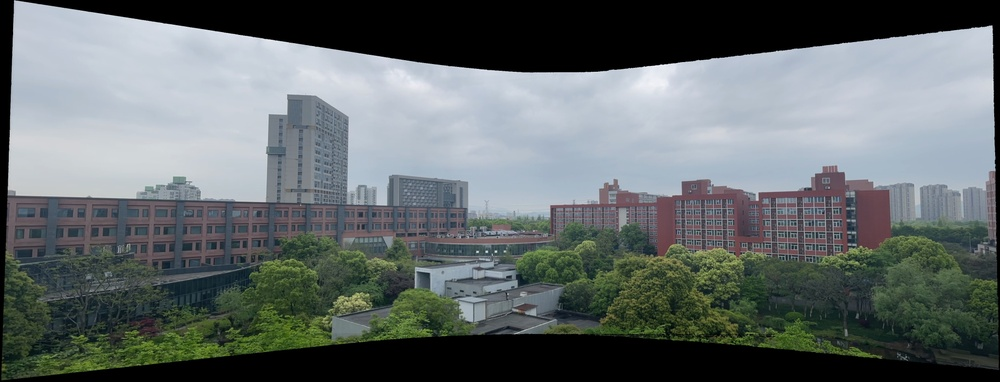
#> input picture img/test_video_1_crop.jpg, 1000 x 382 px, shrunk from 4119 x 1575 before the run, given in place of video_1.mp4, which was not available
$ python panorama_v1.py
#> lines starting #> are read from the running program, lines starting #| are printed output that depends on the picture; pictures that were not available may be replaced by others from this repository, and a replacement may not be noted
import cv2
import numpy as np
import matplotlib.pyplot as plt

test_name = 'video_1'

vid_path = 'vid/' + test_name + '.mp4'
img_path = 'img/' + test_name + '.jpg'

# Open the video file
cap = cv2.VideoCapture(vid_path)

# Get the total number of frames in the video
frame_count = int(cap.get(cv2.CAP_PROP_FRAME_COUNT))
print(f'Total number of frames in the video: {frame_count}')

# Read the first frame from the video
ret, prev_frame = cap.read()
#> prev_frame is the input picture: shape (382, 1000, 3); mean B, G, R 107.9, 107.6, 100.3

# Convert the frame to grayscale
prev_gray = cv2.cvtColor(prev_frame, cv2.COLOR_BGR2GRAY)
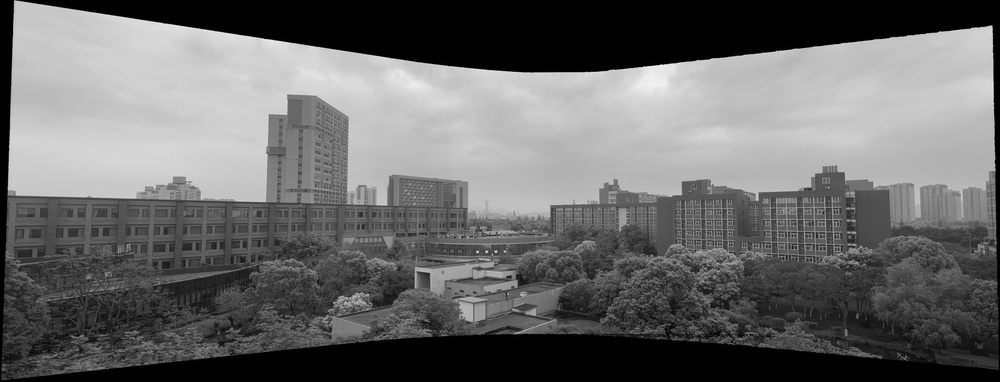
#> prev_gray: shape (382, 1000); min 0, max 249, mean 105.4

# Create an empty panorama image
h, w = prev_frame.shape[:2]
#> h = 382; w = 1000
panorama = np.zeros((h, w * 2, 3), np.uint8)
panorama[:, :w] = prev_frame
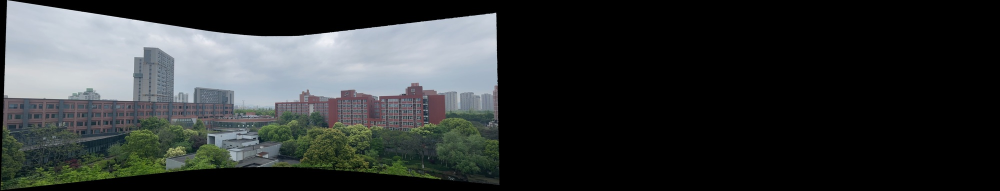
#> panorama: shape (382, 2000, 3) (shown at 1/2 size); mean B, G, R 53.9, 53.8, 50.1

# Create a SIFT object to detect and compute keypoints and descriptors
sift = cv2.xfeatures2d.SIFT_create()

# Find the keypoints and descriptors in the first frame
prev_kp, prev_des = sift.detectAndCompute(prev_gray, None)
#> prev_kp = 1642 keypoints; strongest (x, y, size): (986, 32, 9.7), (407, 115, 89), (654, 81, 27.8), (16, 185, 13.3)

# Create a BFMatcher object to match the keypoints
bf = cv2.BFMatcher(cv2.NORM_L1, crossCheck=True)

current_frame = 0
while cap.isOpened():
    # Read a frame from the video
    ret, frame = cap.read()
    # print(ret, frame)

    # If the frame was read correctly
    if ret:
        # Increment the frame count
        current_frame += 1
        print(f'Processing frame {current_frame} of {frame_count}...')

        # Convert the frame to grayscale
        gray = cv2.cvtColor(frame, cv2.COLOR_BGR2GRAY)

        # Find the keypoints and descriptors in the frame
        kp, des = sift.detectAndCompute(gray, None)
#> kp has the same summary as prev_kp

        # Match the keypoints from the previous and current frames
        matches = bf.match(prev_des, des)
#> matches = 1642 matches

        # Sort the matches by distance
        matches = sorted(matches, key=lambda x: x.distance)

        # Extract the matched keypoints
        src_pts = np.float32([prev_kp[m.queryIdx].pt for m in matches]).reshape(-1, 1, 2)
#> src_pts = 1642 rows, first 8: [2.51, 374.7], [2.87, 369.1], [3.02, 364.7], [3.57, 378.4], [3.88, 249.6], [3.93, 257.5], [3.98, 253.8], [4.2, 372.2]
        dst_pts = np.float32([kp[m.trainIdx].pt for m in matches]).reshape(-1, 1, 2)
#> dst_pts has the same summary as src_pts

        # Find the homography matrix
        M, mask = cv2.findHomography(src_pts, dst_pts, cv2.RANSAC, 5.0)
#> M = [[1, -3.5e-15, 6.81e-13], [-5.88e-16, 1, 4.26e-13], [-2.27e-18, -8.41e-18, 1]]; mask = 1642 values from 1 to 1

        # Warp the panorama image
        panorama = cv2.warpPerspective(panorama, M, (panorama.shape[1], panorama.shape[0]))
        cv2.imwrite('img/frames/' + str(current_frame) + '.jpg', panorama)

        # Update the previous frame and keypoints
        prev_frame = frame.copy()
        prev_gray = gray.copy()
        prev_kp = kp
        prev_des = des
    else:
        print('Finished processing all frames')
        break

panorama_rgb=cv2.cvtColor(panorama,cv2.COLOR_BGR2RGB)

cv2.imwrite(img_path, panorama)

# Release the video file and destroy all windows
cap.release()
cv2.destroyAllWindows()

$ run again, on img/test_video_2_crop.jpg
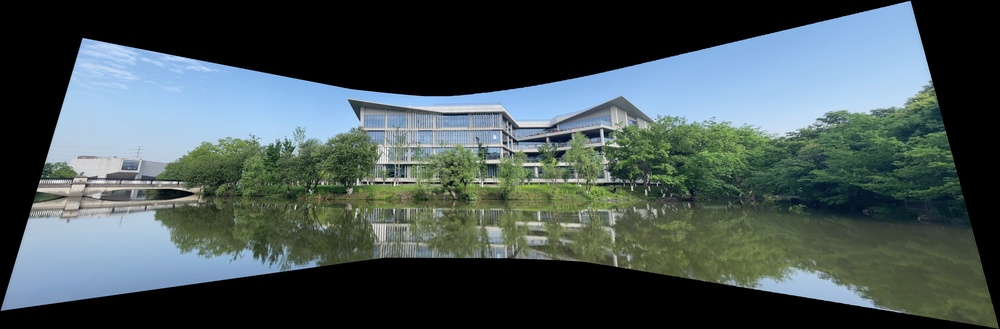
#> input picture img/test_video_2_crop.jpg, 1000 x 329 px, shrunk from 6903 x 2273 before the run, given in place of video_1.mp4, which was not available
#> prev_frame is the input picture: shape (329, 1000, 3); mean B, G, R 85.1, 84.3, 70.6
#> `prev_gray = cv2.cvtColor(prev_frame, cv2.COLOR_BGR2GRAY)`:
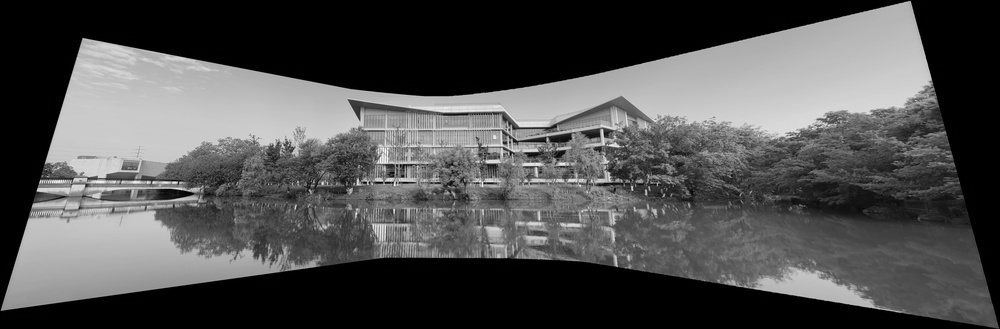
#> prev_gray: shape (329, 1000); min 0, max 255, mean 80.3
#> `panorama[:, :w] = prev_frame`:
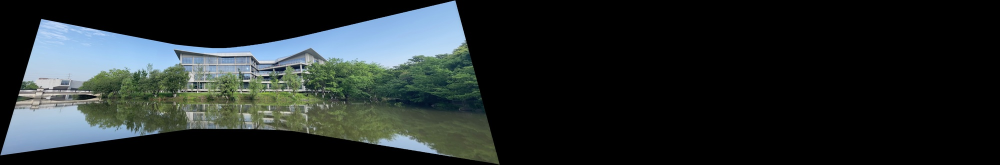
#> panorama: shape (329, 2000, 3) (shown at 1/2 size); mean B, G, R 42.5, 42.2, 35.3
#> prev_kp = 1465 keypoints; strongest (x, y, size): (126, 108, 89.4), (39, 190, 3.2), (874, 73, 72.8), (505, 143, 2.6)
#> kp has the same summary as prev_kp
#> matches = 1465 matches
#> src_pts = 1465 rows, first 8: [2.34, 309], [34.73, 205.4], [36.04, 184.9], [38.14, 201.5], [38.96, 189.6], [38.96, 189.6], [39.67, 212.8], [41.2, 216.1]
#> dst_pts has the same summary as src_pts
#> M = [[1, 1.11e-15, 2.94e-13], [-5.36e-16, 1, 2.56e-13], [-3.02e-18, 3.45e-20, 1]]; mask = 1465 values from 1 to 1

$ run again, on img/test_video_3_crop.jpg
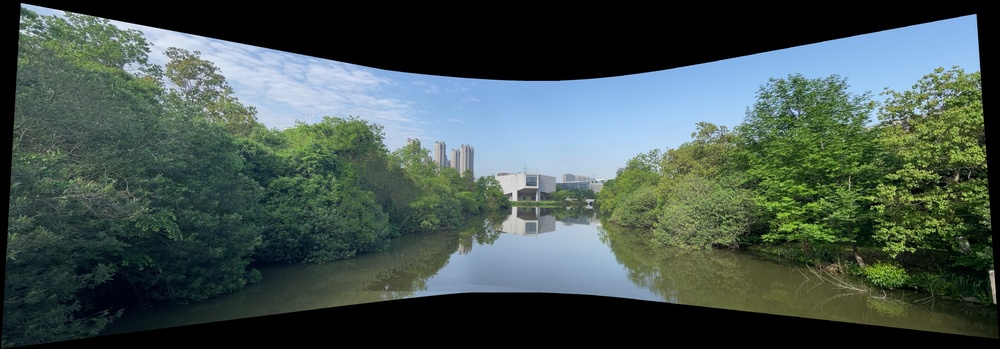
#> input picture img/test_video_3_crop.jpg, 1000 x 349 px, shrunk from 5097 x 1777 before the run, given in place of video_1.mp4, which was not available
#> prev_frame is the input picture: shape (349, 1000, 3); mean B, G, R 79.2, 84.1, 68.6
#> `prev_gray = cv2.cvtColor(prev_frame, cv2.COLOR_BGR2GRAY)`:
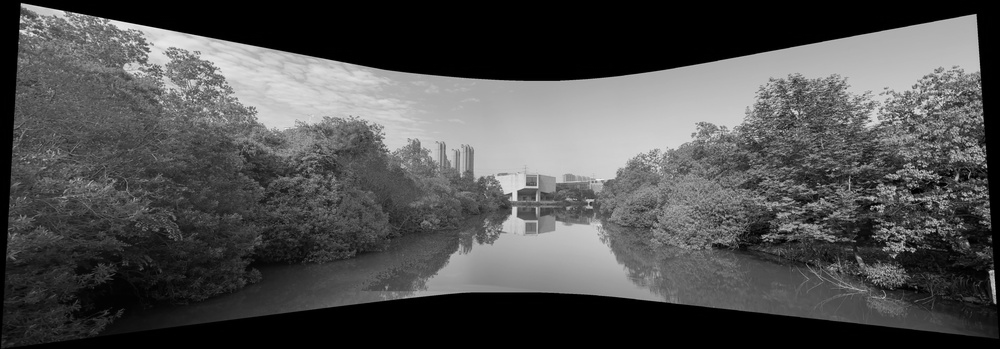
#> prev_gray: shape (349, 1000); min 0, max 244, mean 78.9
#> `panorama[:, :w] = prev_frame`:
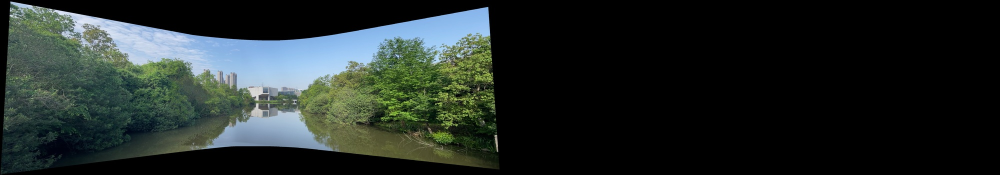
#> panorama: shape (349, 2000, 3) (shown at 1/2 size); mean B, G, R 39.6, 42.1, 34.3
#> prev_kp = 1843 keypoints; strongest (x, y, size): (23, 5, 3.5), (991, 272, 3.7), (286, 93, 68.8), (21, 21, 2.4)
#> kp has the same summary as prev_kp
#> matches = 1843 matches
#> src_pts = 1843 rows, first 8: [2.71, 341.8], [5.38, 246.6], [8.41, 247], [9.83, 165.1], [10.45, 157], [10.8, 219.2], [10.84, 206.3], [11.14, 255]
#> dst_pts has the same summary as src_pts
#> M = [[1, -2.26e-16, 4.54e-13], [-3.22e-17, 1, 8.87e-14], [-4.23e-19, -1.7e-18, 1]]; mask = 1843 values from 1 to 1

$ run again, on img/test_video_4_crop.jpg
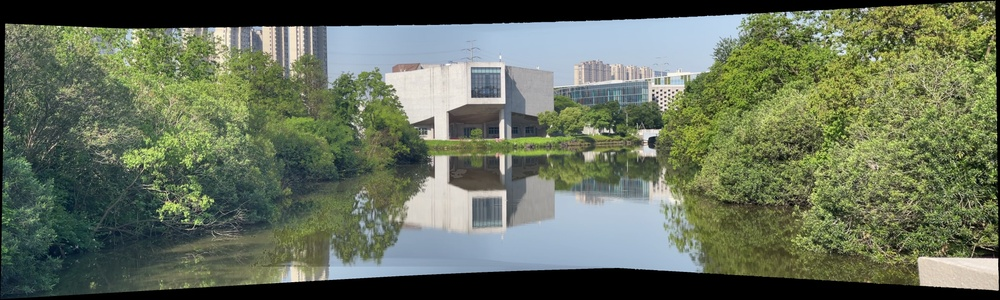
#> input picture img/test_video_4_crop.jpg, 1000 x 300 px, shrunk from 4490 x 1347 before the run, given in place of video_1.mp4, which was not available
#> prev_frame is the input picture: shape (300, 1000, 3); mean B, G, R 91.1, 111.5, 101.5
#> `prev_gray = cv2.cvtColor(prev_frame, cv2.COLOR_BGR2GRAY)`:
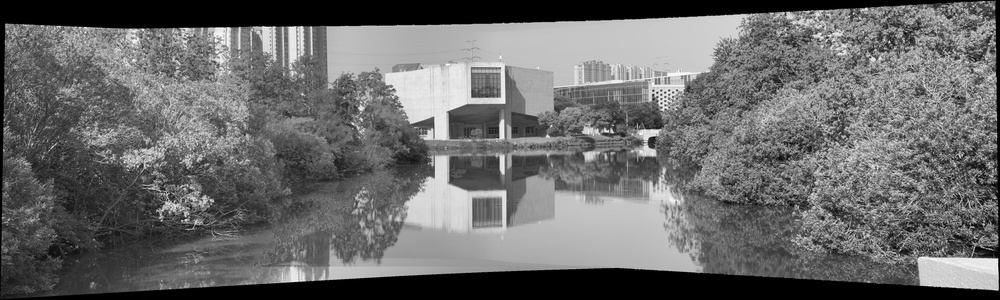
#> prev_gray: shape (300, 1000); min 0, max 254, mean 106.2
#> `panorama[:, :w] = prev_frame`:
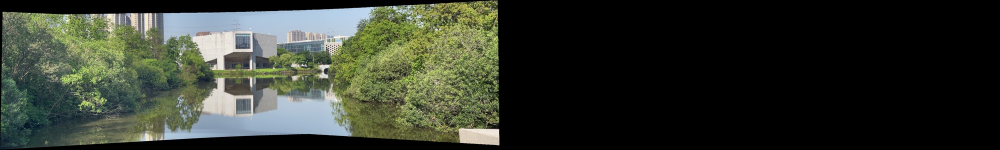
#> panorama: shape (300, 2000, 3) (shown at 1/2 size); mean B, G, R 45.5, 55.8, 50.7
#> prev_kp = 2980 keypoints; strongest (x, y, size): (294, 274, 12.9), (612, 132, 2.2), (652, 142, 6.3), (783, 13, 1.8)
#> kp has the same summary as prev_kp
#> matches = 2980 matches
#> src_pts = 2980 rows, first 8: [2.39, 108.1], [2.45, 112], [2.47, 117.6], [3.09, 69.32], [3.37, 243.6], [3.44, 208.4], [3.74, 203.1], [4.23, 194.7]
#> dst_pts has the same summary as src_pts
#> M = [[1, -5.31e-15, 1.49e-12], [-7.14e-16, 1, 5.3e-13], [-5.23e-18, -9.51e-18, 1]]; mask = 2980 values from 1 to 1
